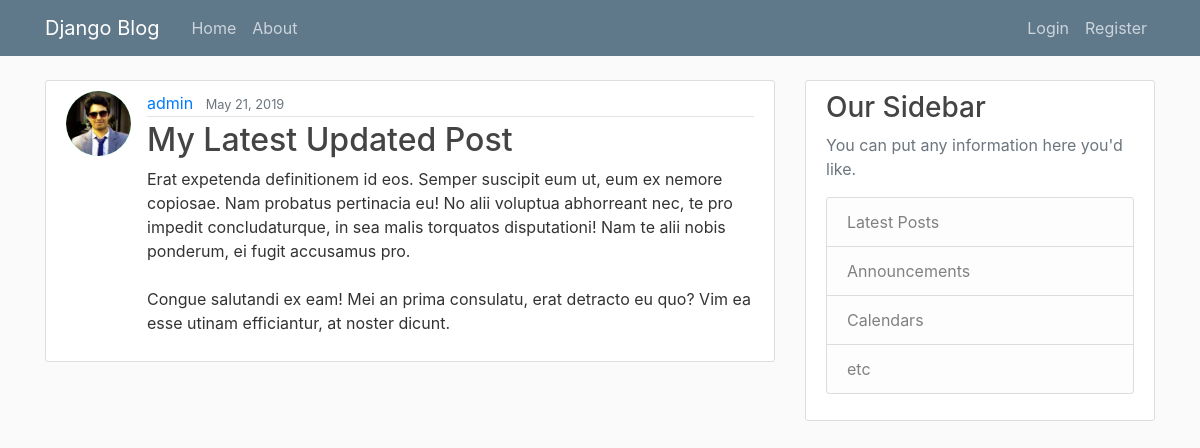
The page /post/29/ on the database its author committed.
### blog/models.py (models this page shows, shortened)
class Post(models.Model):
    title= models.CharField(max_length=100)
    content= models.TextField()
    date_posted= models.DateTimeField(default=timezone.now)
    authors= models.ForeignKey(User,on_delete=models.CASCADE)

### users/models.py (models this page shows, shortened)
class Profile(models.Model):
    user=models.OneToOneField(User,on_delete=models.CASCADE)
    image=models.ImageField(default='default.png',upload_to='profile_pics')

### blog/views.py (the view)
# urls.py: path('post/<int:pk>/', PostDetailView.as_view(), name='post-detail'),
class PostDetailView(DetailView):
    model = Post

### blog/templates/blog/post_detail.html (shortened to what this page needs)
{% extends 'blog/base.html' %}
{% block content %}
    <article class="media content-section">
        <img class='rounded-circle article-img' src="{{ object.authors.profile.image.url }}" alt="">
        <div class="media-body">
            <div class="article-metadata">
                <a class="mr-2" href='{% url 'user-posts' post.authors.username %}'>{{ object.authors }}</a>
                <small class="text-muted">{{ object.date_posted|date:"F d, Y" }}</small>
            </div>
            <h2 class="article-title">{{ object.title }}</h2>
            <p class="article-content">{{ object.content }}</p>
        </div>
    </article>
{% endblock content %}

### blog/static/blog/main.css (style rules this page uses)
body { background: #fafafa; color: #333333; margin-top: 5rem; }
h1, h2, h3, h4, h5, h6 { color: #444444; }
.content-section { background: #ffffff; padding: 10px 20px; border: 1px solid #dddddd; border-radius: 3px; margin-bottom: 20px; }
.article-title { color: #444444; }
.article-content { white-space: pre-line; }
.article-img { height: 65px; width: 65px; margin-right: 16px; }
.article-metadata { padding-bottom: 1px; margin-bottom: 4px; border-bottom: 1px solid #e3e3e3 }

### rows shown on the page
Post: authors.profile.image (picture), authors "admin", date_posted "May 21, 2019", title "My Latest Updated Post", content "Erat expetenda definitionem id eos. Semper suscipit eum ut, eum ex nemore copiosae. Nam probatus pertinacia eu! No alii voluptua abhorreant nec, te pro impedit concludaturque, in sea malis torquatos disputationi! Nam te alii nobis ponderum, ei fugit accusamus pro. Congue salutandi ex eam! Mei an prima consulatu, erat detracto eu quo? Vim ea esse utinam efficiantur, at noster dicunt."
